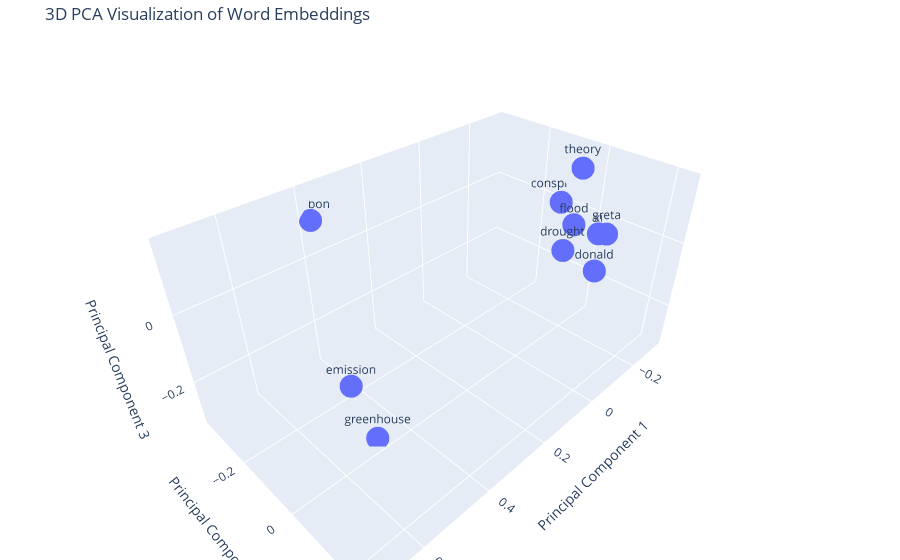

The code cell stored with this chart in its notebook:
### Code cell
import pandas as pd
from sklearn.decomposition import PCA
import plotly.express as px

# Assuming you have already filtered the DataFrame
# and extracted the features

# Apply PCA to reduce dimensions to 3
pca = PCA(n_components=3)
X_pca = pca.fit_transform(X)

# Create a DataFrame for the PCA results
pca_df = pd.DataFrame(X_pca, columns=['PC1', 'PC2', 'PC3'])
pca_df['word'] = df_filtered['word'].values

# Plot the results in 3D
fig = px.scatter_3d(
    pca_df, 
    x='PC1', 
    y='PC2', 
    z='PC3', 
    text='word', 
    title='3D PCA Visualization of Word Embeddings'
)

# Improve layout and appearance
fig.update_traces(marker=dict(size=8), textposition='top center')
fig.update_layout(
    scene=dict(
        xaxis_title='Principal Component 1',
        yaxis_title='Principal Component 2',
        zaxis_title='Principal Component 3'
    ),
    margin=dict(l=0, r=0, b=0, t=40)
)

fig.show()

### Figure 1 — Plotly figure (JSON) as saved in the notebook; plotly's stock layout.template omitted (floating-point values rounded to 4 significant figures)
{"data": [{"hovertemplate": "PC1=%{x}<br>PC2=%{y}<br>PC3=%{z}<br>word=%{text}<extra></extra>", "legendgroup": "", "marker": {"color": "#636efa", "size": 8, "symbol": "circle"}, "mode": "markers+text", "name": "", "scene": "scene", "showlegend": false, "text": ["conspiracy", "greta", "carbon", "emission", "greenhouse", "xi", "theory", "drought", "flood", "donald"], "textposition": "top center", "type": "scatter3d", "x": [-0.3107, -0.2577, 0.3806, 0.7146, 0.4849, -0.262, -0.2466, -0.1154, -0.1907, -0.197], "y": [-0.1143, 0.07876, -0.3638, 0.2408, -0.02679, 0.05151, -0.01469, 0.03956, 0.01492, 0.09404], "z": [-0.000357, -0.009443, 0.1058, 0.1797, -0.3194, -0.02122, 0.1563, -0.01777, 0.02036, -0.09389]}], "layout": {"legend": {"tracegroupgap": 0}, "margin": {"b": 0, "l": 0, "r": 0, "t": 40}, "scene": {"domain": {"x": [0, 1], "y": [0, 1]}, "xaxis": {"title": {"text": "Principal Component 1"}}, "yaxis": {"title": {"text": "Principal Component 2"}}, "zaxis": {"title": {"text": "Principal Component 3"}}}, "title": {"text": "3D PCA Visualization of Word Embeddings"}}}
